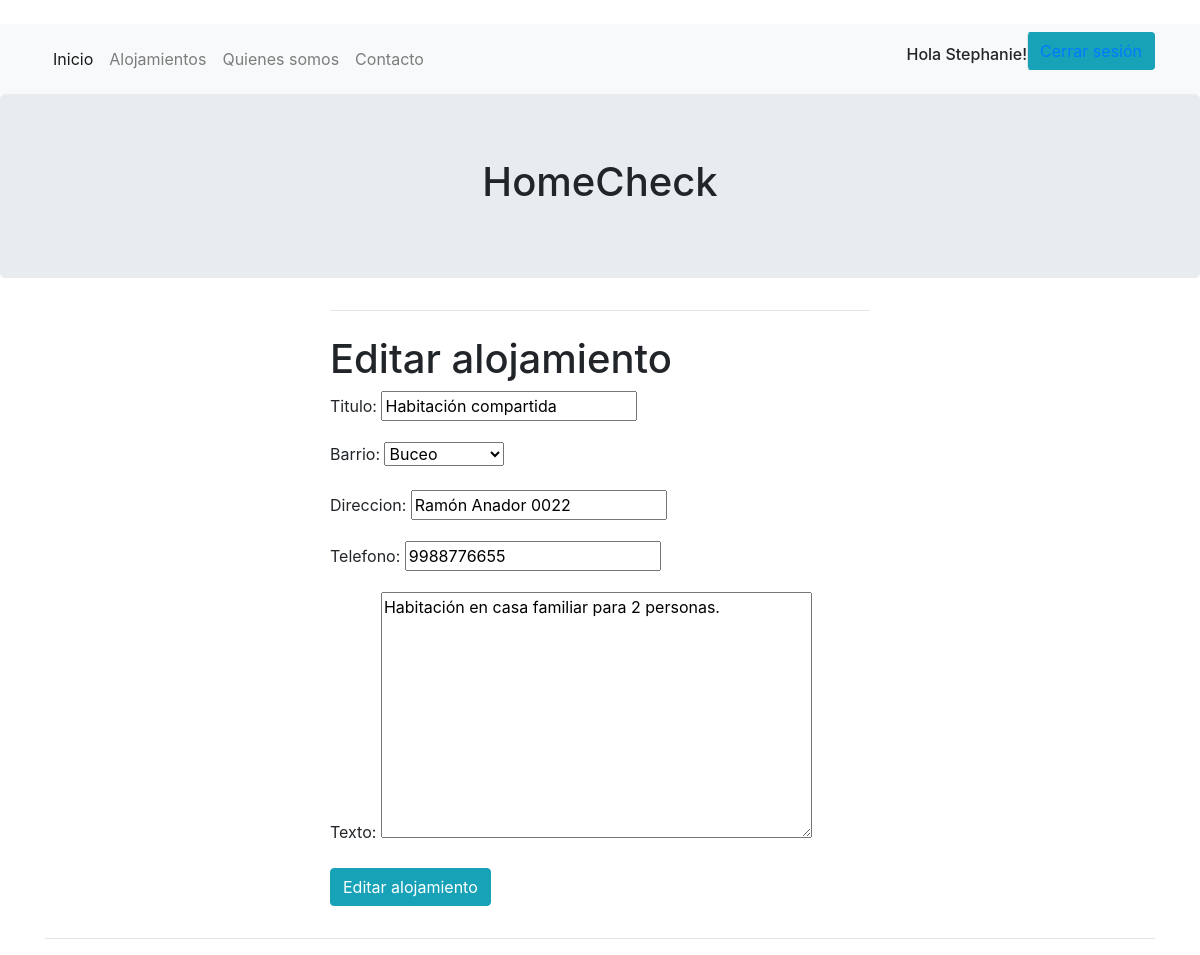
Screenshot of /alojamientos/editar/5/ (signed in) with the database file from the repository.
### alojamientos/models.py (models this page shows, shortened)
class Alojamiento(models.Model):
    BARRIOS = (
    ('AG', 'Aguada'),
    ('BS', 'Barrio Sur'),
    ('BU', 'Buceo'),
    ('CS', 'Carrasco'),
    ('CT', 'Centro'),
    ('CE', 'Cerro'),
    ('CV', 'Ciudad Vieja'),
    ('CN', 'Cordón'),
    ('CR', 'Capurro'),
    ('LU', 'La Unión'),
    ('MÑ', 'Maroñas'),
    ('PR', 'Parque Rodó'),
    ('PÑ', 'Peñarol'),
    ('PC', 'Pocitos'),
    ('PG', 'Punta Gorda'),
    ('OT', 'Pocitos')
    )
    autor = models.ForeignKey('auth.User', on_delete=models.CASCADE)
    barrio = models.CharField(max_length=2, choices=BARRIOS)
    direccion = models.CharField(max_length=50, default="Sin dirección")
    titulo = models.CharField(max_length=45)
    telefono = models.DecimalField(max_digits=15, decimal_places=0)
    texto = models.TextField()
    fecha_de_creacion = models.DateTimeField(default=timezone.now)
    is_sponsored = models.BooleanField(default=False)

### alojamientos/views.py (the view)
# urls.py: path('editar/<int:pk>/', views.alojamiento_edit, name='alojamiento_editar'),
def alojamiento_edit(request, pk):
    instancia = Alojamiento.objects.get(pk=pk)
    form = AlojamientoForm(instance=instancia)
    if request.method == "POST":
        form = AlojamientoForm(request.POST, instance=instancia)
        if form.is_valid():
            instancia = form.save(commit=False)
            instancia.save()
            messages.success(request, 'Editado con exito')
    return render(request, "alojamientos/alojamiento_edit.html", {'form': form})

### alojamientos/forms.py
class AlojamientoForm(forms.ModelForm):
    class Meta:
        model = Alojamiento
        fields = ("titulo", "barrio", "direccion", "telefono", "texto",)

### alojamientos/templates/alojamientos/alojamiento_edit.html (shortened to what this page needs)
{% extends 'inicio/base.html' %}
{% block content %}
<div class="row justify-content-center">
    <div class="col-6">
        <hr class="mt-0 mb-4">
        <h1 class="mt-2">Editar alojamiento</h1>
        <form method="POST" class="post-form">
            {{ form.as_p }}
            <button type="submit" class="btn btn-info"">Editar alojamiento</button>
        </form>
    </div>
</div>
{% endblock %}

### inicio/templates/inicio/base.html (shortened to what this page needs)
﻿<!DOCTYPE html>
<html lang="en">
<head>
    <link rel="stylesheet" href="https://stackpath.bootstrapcdn.com/bootstrap/4.4.1/css/bootstrap.min.css">
    <link rel="stylesheet" href="http://shineit.solutions/blog/blog.css" />
</head>
<body>
    <nav class="navbar navbar-expand-lg navbar-light bg-light sticky-top">
        <div class="container">
            <div class="collapse navbar-collapse" id="navbarSupportedContent">
                <ul class="navbar-nav mr-auto">
                    <li class="nav-item active">
                        <a class="nav-link" href="/">Inicio <span class="sr-only">(current)</span></a>
                    </li>
                    <li class="nav-item">
                        <a class="nav-link" href="/alojamientos">Alojamientos</a>
                    </li>
                    <li class="nav-item">
                        <a class="nav-link" href="/aboutus">Quienes somos</a>
                    </li>
                    <li class="nav-item">
                        <a class="nav-link" href="/contacto">Contacto</a>
                    </li>
                </ul>
                {% if user.is_authenticated %}
                <h6 align="center">Hola {{request.user}}!</h6>
                <form class="form-inline">
                    <button class="btn btn-info border-left" type="button"><a href="/logout">Cerrar sesión</a></button>
                </form>
                {% endif %}
            </div>
        </div>
    </nav>
    <main role="main">
        <div class="jumbotron">
            <div class="container">
                <h1 align="center">HomeCheck</h1>
            </div>
        </div>
        <div class="container">
            <div class="row">
                <div class="col-md-12">
                    {% block content %}
                    {% endblock %}
                </div>
            </div>
            <hr>
        </div>
    </main>
        </body>
    </html>

### rows the page displays
Alojamiento: titulo "Habitación compartida", barrio "Buceo", direccion "Ramón Anador 0022", telefono "9988776655", texto "Habitación en casa familiar para 2 personas."

### other values shown
{{ request.user }} "Stephanie"
